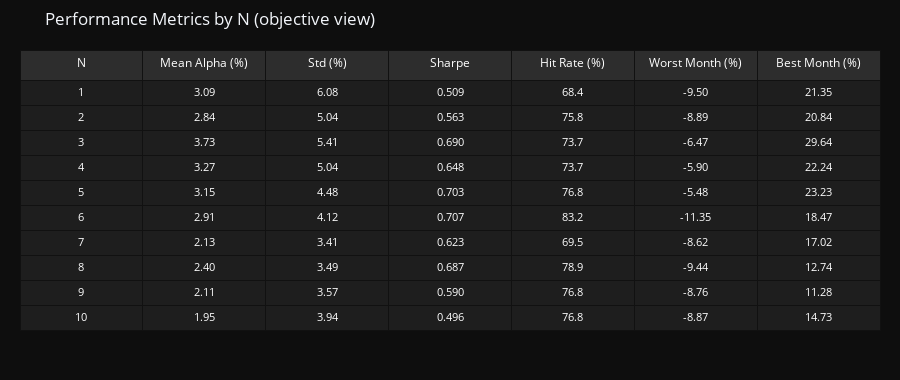

Source (notebook cell):
### Markdown cell above
## 2. Descriptive Statistics by N

Overview of performance metrics for each N value - presented **objectively without highlighting any preferred value**.

### Code cell
# Calculate metrics for each N
metrics_data = {
    'N': list(range(1, 11)),
    'Mean Alpha (%)': [np.mean(alphas[n]) * 100 for n in range(1, 11)],
    'Std (%)': [np.std(alphas[n]) * 100 for n in range(1, 11)],
    'Sharpe': [np.mean(alphas[n]) / np.std(alphas[n]) for n in range(1, 11)],
    'Hit Rate (%)': [np.mean(alphas[n] > 0) * 100 for n in range(1, 11)],
    'Worst Month (%)': [np.min(alphas[n]) * 100 for n in range(1, 11)],
    'Best Month (%)': [np.max(alphas[n]) * 100 for n in range(1, 11)],
}

metrics_df = pd.DataFrame(metrics_data)

# Display as simple table - NO highlighting of "best" values
fig = go.Figure(data=[go.Table(
    header=dict(
        values=list(metrics_df.columns),
        fill_color='#2d2d2d',
        font=dict(color='white', size=12),
        align='center',
        height=30
    ),
    cells=dict(
        values=[metrics_df[col] for col in metrics_df.columns],
        fill_color='#1e1e1e',
        font=dict(color='white', size=11),
        align='center',
        format=[None, '.2f', '.2f', '.3f', '.1f', '.2f', '.2f'],
        height=25
    )
)])

fig.update_layout(
    title='Performance Metrics by N (objective view)',
    paper_bgcolor='#0e0e0e',
    margin=dict(l=20, r=20, t=50, b=20),
    height=380
)
fig.show()

# Report statistics objectively
print("\nKey observations from the data:")
print(f"  - Highest Mean Alpha: N={metrics_df.loc[metrics_df['Mean Alpha (%)'].idxmax(), 'N']} ({metrics_df['Mean Alpha (%)'].max():.2f}%)")
print(f"  - Highest Sharpe:     N={metrics_df.loc[metrics_df['Sharpe'].idxmax(), 'N']} ({metrics_df['Sharpe'].max():.3f})")
print(f"  - Highest Hit Rate:   N={metrics_df.loc[metrics_df['Hit Rate (%)'].idxmax(), 'N']} ({metrics_df['Hit Rate (%)'].max():.1f}%)")
print(f"  - Lowest Volatility:  N={metrics_df.loc[metrics_df['Std (%)'].idxmin(), 'N']} ({metrics_df['Std (%)'].min():.2f}%)")

### Figure 1 — Plotly figure (JSON) as saved in the notebook; plotly's stock layout.template omitted (floating-point values rounded to 4 significant figures)
{"data": [{"cells": {"align": "center", "fill": {"color": "#1e1e1e"}, "font": {"color": "white", "size": 11}, "format": [null, ".2f", ".2f", ".3f", ".1f", ".2f", ".2f"], "height": 25, "values": [[1, 2, 3, 4, 5, 6, 7, 8, 9, 10], [3.092, 2.836, 3.733, 3.266, 3.148, 2.908, 2.125, 2.399, 2.106, 1.955], [6.08, 5.038, 5.413, 5.041, 4.48, 4.116, 3.413, 3.491, 3.568, 3.944], [0.5085, 0.563, 0.6897, 0.6479, 0.7026, 0.7066, 0.6227, 0.6871, 0.5901, 0.4956], [68.42, 75.79, 73.68, 73.68, 76.84, 83.16, 69.47, 78.95, 76.84, 76.84], [-9.501, -8.893, -6.467, -5.898, -5.483, -11.35, -8.624, -9.438, -8.765, -8.87], [21.35, 20.84, 29.64, 22.24, 23.23, 18.47, 17.02, 12.74, 11.28, 14.73]]}, "header": {"align": "center", "fill": {"color": "#2d2d2d"}, "font": {"color": "white", "size": 12}, "height": 30, "values": ["N", "Mean Alpha (%)", "Std (%)", "Sharpe", "Hit Rate (%)", "Worst Month (%)", "Best Month (%)"]}, "type": "table"}], "layout": {"height": 380, "margin": {"b": 20, "l": 20, "r": 20, "t": 50}, "paper_bgcolor": "#0e0e0e", "title": {"text": "Performance Metrics by N (objective view)"}}}
